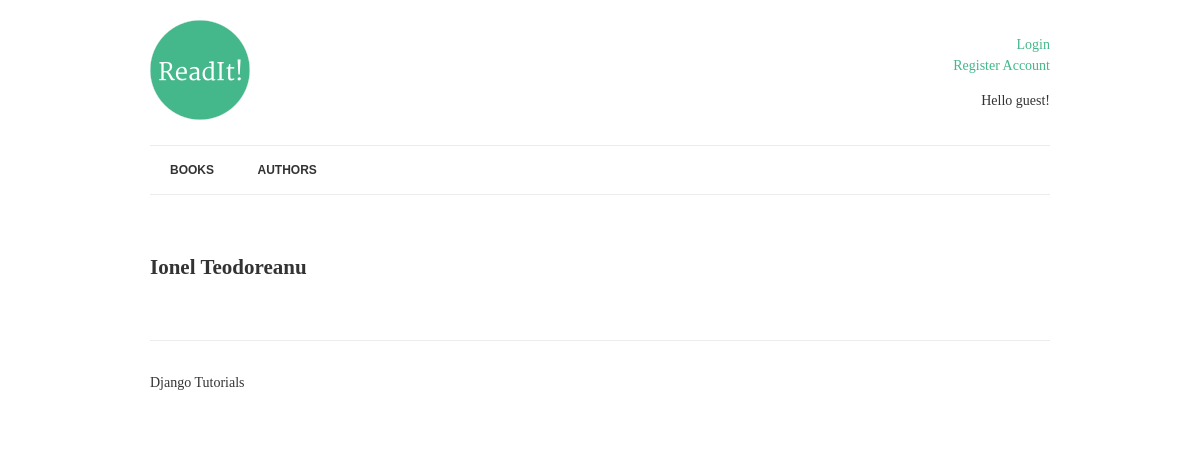
Before: /books/author/1/ with the older database file.
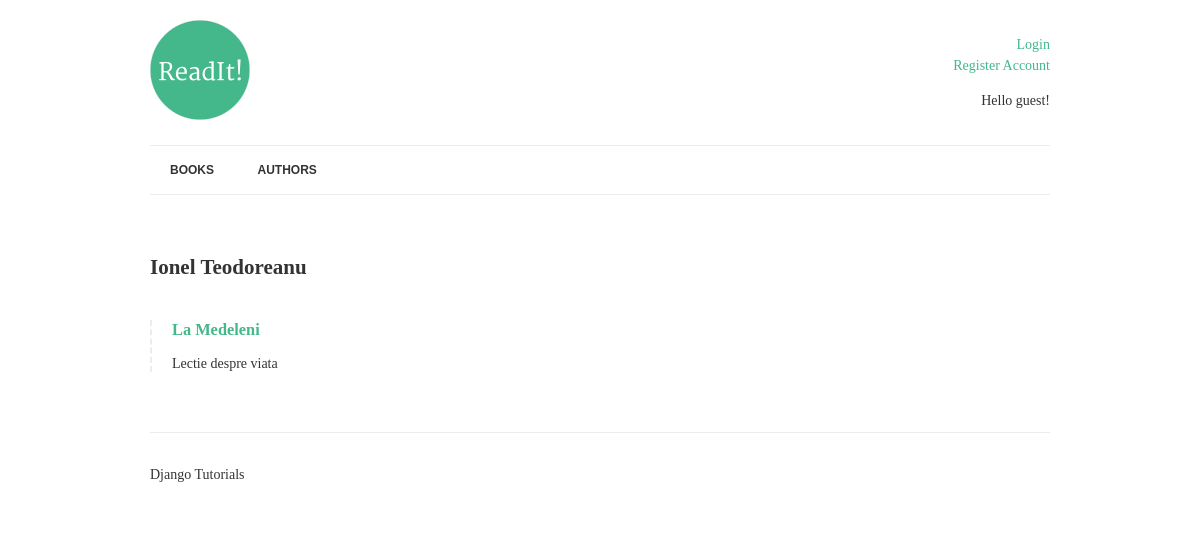
After: the same page with the newer database file.
### books/models.py (models this page shows, shortened)
class Book(models.Model):
    title = models.CharField(max_length=150)
    authors = models.ManyToManyField('Author', related_name="books")
    review = models.TextField(blank=True, null=True)
    date_reviewed = models.DateTimeField(blank=True, null=True)
    is_favourite = models.BooleanField(default=False, verbose_name='Favourite?')

### books/views.py (the view)
# urls.py: url(r'^author/(?P<pk>[-\w]+)/$', views.AuthorDetail.as_view(), name='author-detail'),
class AuthorDetail(DetailView):
    model = Author
    template_name = 'books/author.html'

### templates/books/author.html (shortened to what this page needs)
{% extends 'books/base.html' %}
{% block content %}
  <h2>{{ author.name }}</h2>
  {% for book in author.books.all %}
    {% if book.review %}
      <div class="book">
        <h3>
          <a href="{% url 'book-detail' book.pk %}">
            {{ book.title | title }}
          </a>
        </h3>
        <p>{{ book.review|linebreaks }}</p>
      </div>
    {% endif %}
  {% endfor %}
{% endblock %}

Changed rows visible on the page:
now on this page (row edited): Book: title "La Medeleni", review "Lectie despre viata"
